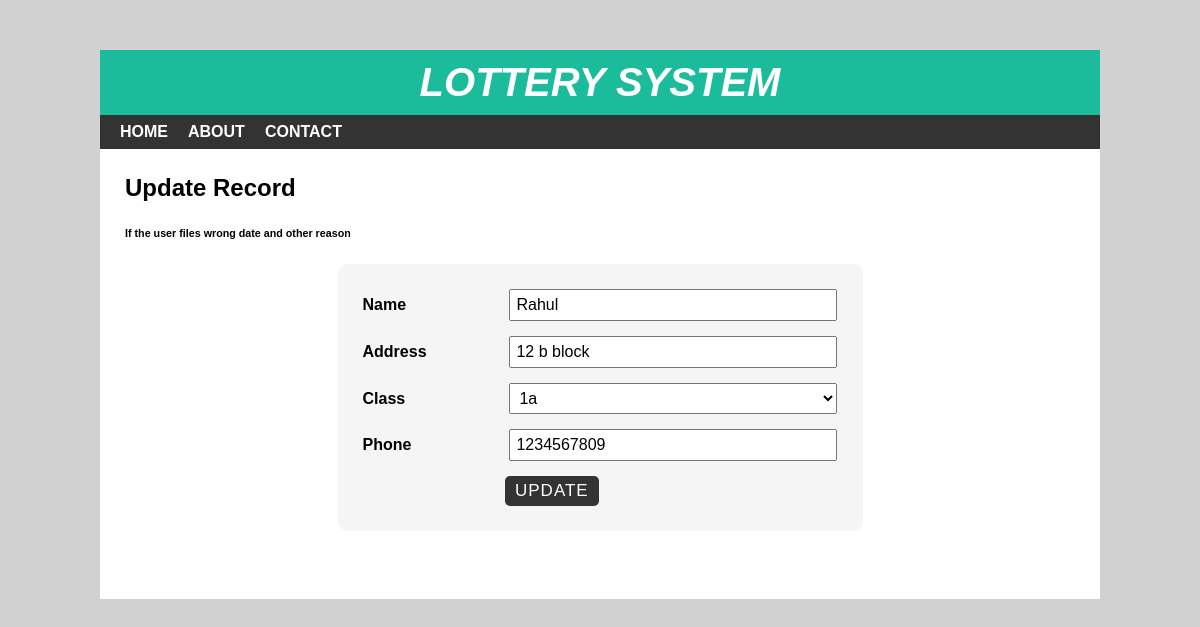
The app's page /edit.php?id=96 with its own data.
### tables this page shows
CREATE TABLE `lottery_user` (
  `sid` int(10) NOT NULL,
  `sname` varchar(30) NOT NULL,
  `saddress` varchar(100) DEFAULT NULL,
  `slottery_number` int(100) NOT NULL,
  `sphone` varchar(10) NOT NULL
);

### edit.php (the view, shortened to what this page needs)
<?php include 'header.php'; ?>
<div id="main-content">
    <h2>Update Record</h2> <h6>If the user files wrong date and other reason</h6>
    <?php
     $conn= mysqli_connect("localhost","root","","winner") or die("connection fild");
     $stu_id = $_GET['id'];
     $sql="SELECT * FROM lottery_user WHERE sid = {$stu_id}";
     $result = mysqli_query($conn, $sql) or die ("unsussefull query.");
     if(mysqli_num_rows($result) > 0) {
        while($row = mysqli_fetch_assoc($result)){
    ?>
    <form class="post-form" action="updatedata.php" method="post">
        <div class="form-group">
            <label>Name</label>
            <input type="text" name="sname" value="<?php echo $row['sname']; ?>" />
        </div>
        <div class="form-group">
            <label>Address</label>
            <input type="text" name="saddress" value="<?php echo $row['saddress']; ?>" />
        </div>
        <div class="form-group">
            <label>Class</label>
            <?php
              $sql1 = "SELECT * FROM lottery_no";
              $result1 = mysqli_query($conn, $sql1) or die ("unsussefull query.");
              if(mysqli_num_rows($result1) > 0) {
                 echo '<select name="sclass">';
                 while($row1 = mysqli_fetch_assoc($result1)){
                    if($row['sclass'] == $row1['cid']){
                        $select = "selected";
                    }else{
                        $select = "";
                    }
             echo "<option {$select} value='{$row1['cid']}'>{$row1['cname']}</option>";
         }
                    echo "</select>";
         }
            ?>
        </div>
        <div class="form-group">
            <label>Phone</label>
            <input type="text" name="sphone" value="<?php echo $row['sphone']; ?>" />
        </div>
        <input class="submit" type="submit" value="Update" />
    </form>
    <?php
     }
    }
    ?>
</div>
</body>
</html>

### style.css (style rules this page uses)
body { font:16px arial; margin: 0; padding: 0; background: #d1d1d1; }
#main-content { padding: 25px; min-height: 400px; }
#main-content h2 { margin: 0 0 10px; text-transform: capitalize; }
#main-content .post-form { width: 50%; padding: 25px; margin: 0 auto; background-color: #f5f5f5; border-radius: 10px; }
#main-content .post-form .form-group { margin: 0 0 15px; }
#main-content .post-form .form-group label { width: 30%; display: inline-block; font-weight: 600; }
#main-content .post-form .form-group input, #main-content .post-form .form-group select { font-size: 16px; width: 66%; display: inline-block; padding: 5px; margin: 0; }
#main-content .post-form .form-group select { width: 69%; }
#main-content .post-form .submit { font-size: 17px; letter-spacing: 1px; text-transform: uppercase; padding: 5px 10px; color: #fff; background-color: #333; border: none; border-radius: 5px; margin: 0 0 0 30%; cursor: pointer; transition: all 0.3s; }

### records on screen
lottery_user: sname "Rahul", saddress "12 b block", sphone "1234567809"

### other values on screen
form field sclass "1a"
